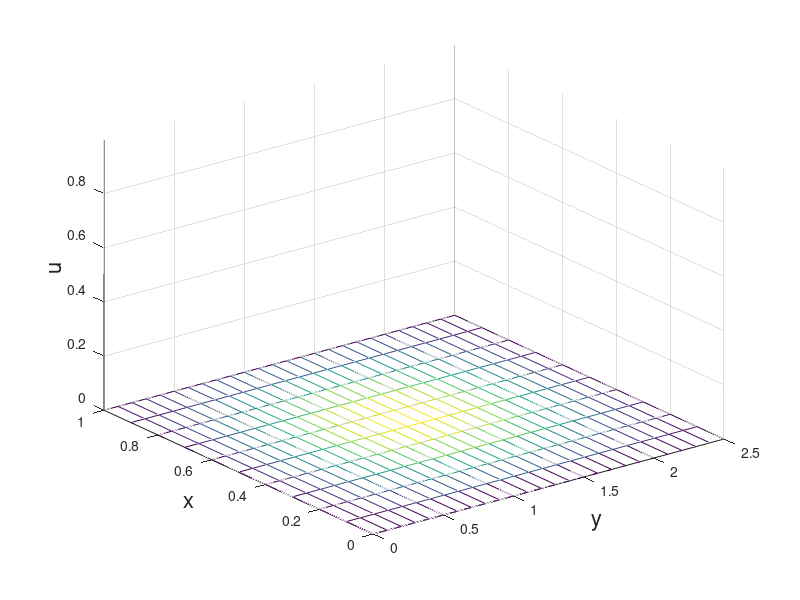
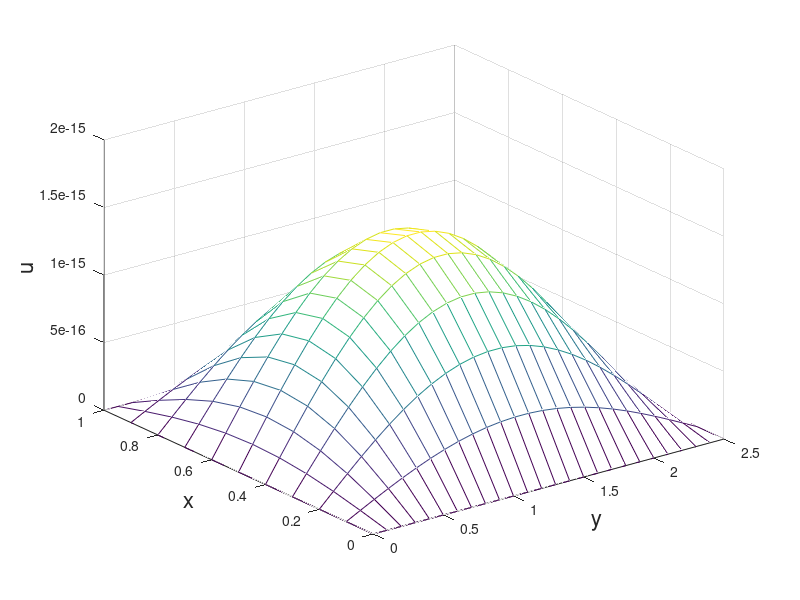
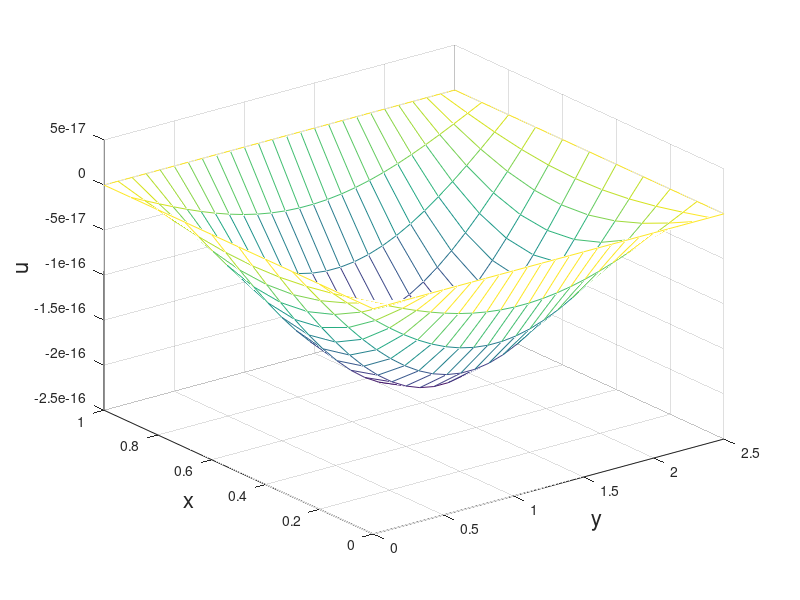

These charts were generated, in order, by the following MATLAB code:
% HW15 Problem 8
%
% Solve the 2D IBVP using Peaceman-Rachford ADI method
% A coding bonanza unfolds below

%% parameters
pb = 1; % whether to plot intermediate solution
t0 = 0.0;
tf = 3;
h = 0.1; % one at a time!
k = 0.02;
r = k/h^2;
% domain
ymax = 2.5;
y = (0:h:ymax)';
x = (0:h:1)';
M = length(x); 
N = length(y);
t = (t0:k:tf)';
% initial distribution
[xx,yy] = meshgrid(x,y);
u0 = sin(pi.*xx).*sin(pi.*yy./ymax);
% boundaries
g00 = 0.*ones(length(t),1); % x at 0
g10 = 0.*ones(length(t),1); % x at 1
g01 = 0.*ones(length(t),1); % y at 0
g11 = 0.*ones(length(t),1); % y at ymax

u = u0;

%% solving loop

if pb
    figure(15080101); % for watching solution
    mesh(yy,xx,u0);
    xlabel('y','FontSize',16);
    ylabel('x','FontSize',16);
    zlabel('u','FontSize',16);
    zlim([0,max(max(u0))]);
end

for i=2:length(t)
    disp(t(i));
    % first set the size of new matrices
    ustar = zeros(N,M);
    unew = zeros(N,M);
    % update
    % note that the index is (y,x)
    % such that (1:end-2,2:end-1) grabs from 0 boundary in y
    
    clear A
    
    A = spdiags(-2*ones(M-2,1),0,M-2,M-2)+...
        spdiags([ones(M-3,1);0],-1,M-2,M-2)+...
        spdiags([0;ones(M-3,1)],1,M-2,M-2);
    
    % solve column by column
    for ell=2:N-1
        ustar(ell,2:end-1) = (speye(M-2)-r/2.*A)\...
            (u(ell,2:end-1)'+r/2.*(u(ell+1,2:end-1)'-2.*u(ell,2:end-1)'+u(ell-1,2:end-1)'));
    end
    % ustar(:,1) = g00(t(i));
    % ustar(:,end) = g10(t(i));
    % ustar(1,:) = g01(t(i));
    % ustar(end,:) = g11(t(i));
    
    clear A
    
    A = spdiags(-2*ones(N-2,1),0,N-2,N-2)+...
        spdiags([ones(N-3,1);0],-1,N-2,N-2)+...
        spdiags([0;ones(N-3,1)],1,N-2,N-2);
    
    % solve column by column
    for m=2:M-1
        unew(2:end-1,m) = (speye(N-2)-r/2.*A)\...
            (ustar(2:end-1,m)+r/2.*(ustar(2:end-1,m+1)-2.*ustar(2:end-1,m)+ustar(2:end-1,m-1)));
    end
    % unew(:,1) = g00(t(i));
    % unew(:,end) = g10(t(i));
    % unew(1,:) = g01(t(i));
    % unew(end,:) = g11(t(i));
        
    % check minimax prinicple
    % if max(unew) > max(u0)
    %     fprintf('your solution is behaving badly\n')
    %     break
    % end
    
    u = unew;
    
    if pb
        figure(15080101); % for watching solution
        mesh(yy,xx,u);
        zlim([0,max(max(u0))]);
        xlabel('y','FontSize',16);
        ylabel('x','FontSize',16);
        zlabel('u','FontSize',16);
        pause(.1);
    end
end


%% plotting
figure(15080201);
clf;
mesh(yy,xx,u);
xlabel('y','FontSize',16);
ylabel('x','FontSize',16);
zlabel('u','FontSize',16);

uexact = sin(pi.*xx).*sin(pi.*yy./ymax).*exp(-(1+1/ymax^2)*(pi^2*tf));

% compare to exact
figure(15080301);
clf;
mesh(yy,xx,uexact-u);
xlabel('y','FontSize',16);
ylabel('x','FontSize',16);
zlabel('u','FontSize',16);
